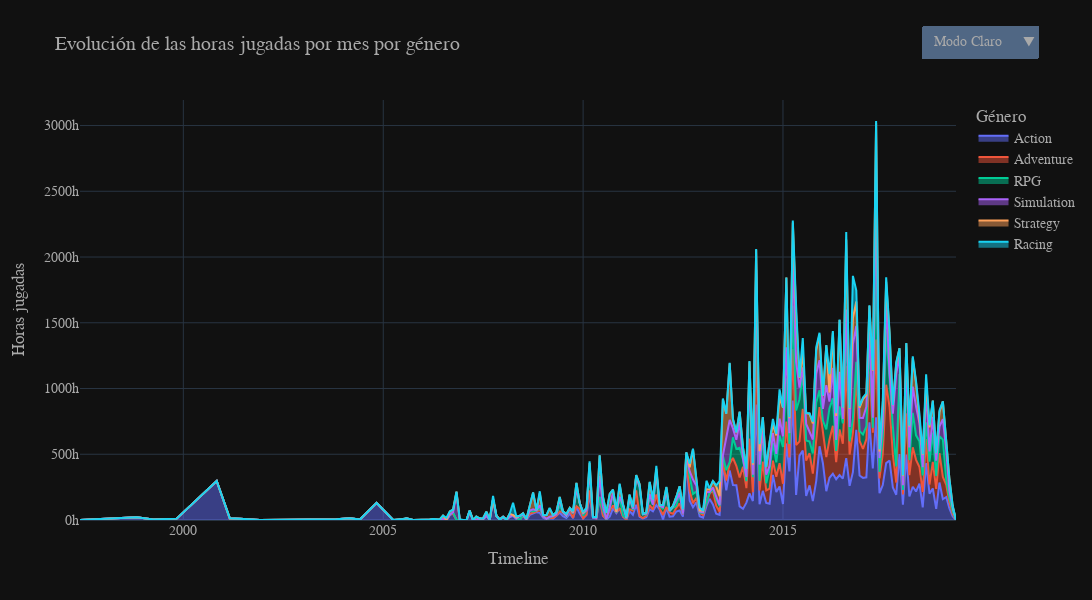

Source (notebook cell):
### Code cell
# Crear el gràfic d'àrea apilada
fig = px.area(
    genre_hours_long,
    x='release_month',
    y='hours',
    color='genre',
    title='Evolución de las horas jugadas por mes por género',
    labels={'release_month': 'Timeline', 'hours': 'Horas jugadas', 'genre': 'Genero'},
    template='plotly_dark'
)

fig.update_layout(
    font=dict(family='Helvetica', size=14, color='rgb(169, 169, 169)'),
    height=600,
    width=1300,
    legend_title="Género",
    yaxis=dict(
        ticksuffix='h'
    )
)

fig.update_traces(
    hovertemplate='%{x}<br>Horas jugadas: %{y:.1f}h'
)

# Botón Claro/Oscuro
fig.update_layout(
    updatemenus=[{
        'buttons': [
            {
                'label': 'Modo Claro',
                'method': 'relayout',
                'args': ['template', 'plotly_white'],  
            },
            {
                'label': 'Modo Oscuro',
                'method': 'relayout',
                'args': ['template', 'plotly_dark'],  
            }
        ],
        'direction': 'down',  
        'showactive': True,
        'x': 1.1,  
        'xanchor': 'right',  
        'y': 1.2,  
        'yanchor': 'top',  
        'pad': {'r': 5, 't': 10},  
    }]
)

fig.show()

### Figure 1 — Plotly figure (JSON) as saved in the notebook; plotly's stock layout.template omitted (floating-point values rounded to 4 significant figures; data arrays with more than 128 entries replaced by an {"elided": "..."} marker saying what was removed)
{"data": [{"fillpattern": {"shape": ""}, "hovertemplate": "%{x}<br>Horas jugadas: %{y:.1f}h", "legendgroup": "Action", "line": {"color": "#636efa"}, "marker": {"symbol": "circle"}, "mode": "lines", "name": "Action", "orientation": "v", "showlegend": true, "stackgroup": "1", "type": "scatter", "x": {"elided": "179 str values"}, "xaxis": "x", "y": {"elided": "179 float values"}, "yaxis": "y"}, {"fillpattern": {"shape": ""}, "hovertemplate": "%{x}<br>Horas jugadas: %{y:.1f}h", "legendgroup": "Adventure", "line": {"color": "#EF553B"}, "marker": {"symbol": "circle"}, "mode": "lines", "name": "Adventure", "orientation": "v", "showlegend": true, "stackgroup": "1", "type": "scatter", "x": {"elided": "179 str values"}, "xaxis": "x", "y": {"elided": "179 float values"}, "yaxis": "y"}, {"fillpattern": {"shape": ""}, "hovertemplate": "%{x}<br>Horas jugadas: %{y:.1f}h", "legendgroup": "RPG", "line": {"color": "#00cc96"}, "marker": {"symbol": "circle"}, "mode": "lines", "name": "RPG", "orientation": "v", "showlegend": true, "stackgroup": "1", "type": "scatter", "x": {"elided": "179 str values"}, "xaxis": "x", "y": {"elided": "179 float values"}, "yaxis": "y"}, {"fillpattern": {"shape": ""}, "hovertemplate": "%{x}<br>Horas jugadas: %{y:.1f}h", "legendgroup": "Simulation", "line": {"color": "#ab63fa"}, "marker": {"symbol": "circle"}, "mode": "lines", "name": "Simulation", "orientation": "v", "showlegend": true, "stackgroup": "1", "type": "scatter", "x": {"elided": "179 str values"}, "xaxis": "x", "y": {"elided": "179 float values"}, "yaxis": "y"}, {"fillpattern": {"shape": ""}, "hovertemplate": "%{x}<br>Horas jugadas: %{y:.1f}h", "legendgroup": "Strategy", "line": {"color": "#FFA15A"}, "marker": {"symbol": "circle"}, "mode": "lines", "name": "Strategy", "orientation": "v", "showlegend": true, "stackgroup": "1", "type": "scatter", "x": {"elided": "179 str values"}, "xaxis": "x", "y": {"elided": "179 float values"}, "yaxis": "y"}, {"fillpattern": {"shape": ""}, "hovertemplate": "%{x}<br>Horas jugadas: %{y:.1f}h", "legendgroup": "Racing", "line": {"color": "#19d3f3"}, "marker": {"symbol": "circle"}, "mode": "lines", "name": "Racing", "orientation": "v", "showlegend": true, "stackgroup": "1", "type": "scatter", "x": {"elided": "179 str values"}, "xaxis": "x", "y": {"elided": "179 float values"}, "yaxis": "y"}], "layout": {"font": {"color": "rgb(169, 169, 169)", "family": "Helvetica", "size": 14}, "height": 600, "legend": {"title": {"text": "Género"}, "tracegroupgap": 0}, "title": {"text": "Evolución de las horas jugadas por mes por género"}, "updatemenus": [{"buttons": [{"args": ["template", "plotly_white"], "label": "Modo Claro", "method": "relayout"}, {"args": ["template", "plotly_dark"], "label": "Modo Oscuro", "method": "relayout"}], "direction": "down", "pad": {"r": 5, "t": 10}, "showactive": true, "x": 1.1, "xanchor": "right", "y": 1.2, "yanchor": "top"}], "width": 1300, "xaxis": {"anchor": "y", "domain": [0, 1], "title": {"text": "Timeline"}}, "yaxis": {"anchor": "x", "domain": [0, 1], "ticksuffix": "h", "title": {"text": "Horas jugadas"}}}}
